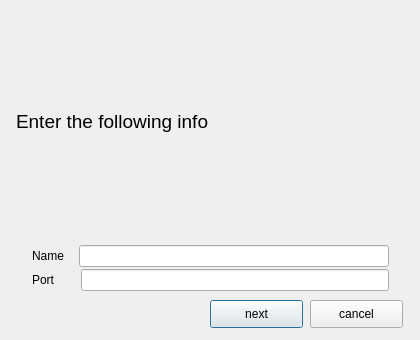
<?xml version="1.0" encoding="UTF-8"?>
<ui version="4.0">
 <class>Dialog</class>
 <widget class="QDialog" name="Dialog">
  <property name="enabled">
   <bool>true</bool>
  </property>
  <property name="geometry">
   <rect>
    <x>0</x>
    <y>0</y>
    <width>420</width>
    <height>340</height>
   </rect>
  </property>
  <property name="minimumSize">
   <size>
    <width>420</width>
    <height>340</height>
   </size>
  </property>
  <property name="maximumSize">
   <size>
    <width>420</width>
    <height>340</height>
   </size>
  </property>
  <property name="windowTitle">
   <string>Dialog</string>
  </property>
  <widget class="QPushButton" name="pushButton">
   <property name="geometry">
    <rect>
     <x>210</x>
     <y>300</y>
     <width>93</width>
     <height>28</height>
    </rect>
   </property>
   <property name="text">
    <string>next</string>
   </property>
  </widget>
  <widget class="QPushButton" name="pushButton_2">
   <property name="geometry">
    <rect>
     <x>310</x>
     <y>300</y>
     <width>93</width>
     <height>28</height>
    </rect>
   </property>
   <property name="text">
    <string>cancel</string>
   </property>
  </widget>
  <widget class="QWidget" name="verticalLayoutWidget">
   <property name="geometry">
    <rect>
     <x>0</x>
     <y>0</y>
     <width>421</width>
     <height>291</height>
    </rect>
   </property>
   <layout class="QVBoxLayout" name="verticalLayout">
    <property name="spacing">
     <number>2</number>
    </property>
    <property name="leftMargin">
     <number>16</number>
    </property>
    <property name="rightMargin">
     <number>16</number>
    </property>
    <item>
     <widget class="QLabel" name="InfoLabel">
      <property name="font">
       <font>
        <pointsize>14</pointsize>
       </font>
      </property>
      <property name="text">
       <string>Enter the following info</string>
      </property>
     </widget>
    </item>
    <item>
     <layout class="QHBoxLayout" name="horizontalLayout">
      <property name="spacing">
       <number>15</number>
      </property>
      <property name="leftMargin">
       <number>16</number>
      </property>
      <property name="rightMargin">
       <number>16</number>
      </property>
      <item>
       <widget class="QLabel" name="RoomNameLabel">
        <property name="text">
         <string>Name</string>
        </property>
       </widget>
      </item>
      <item>
       <widget class="QLineEdit" name="RoomNameLineEdit"/>
      </item>
     </layout>
    </item>
    <item>
     <layout class="QHBoxLayout" name="horizontalLayout_2">
      <property name="spacing">
       <number>26</number>
      </property>
      <property name="leftMargin">
       <number>16</number>
      </property>
      <property name="rightMargin">
       <number>16</number>
      </property>
      <item>
       <widget class="QLabel" name="label">
        <property name="text">
         <string>Port</string>
        </property>
       </widget>
      </item>
      <item>
       <widget class="QLineEdit" name="lineEdit"/>
      </item>
     </layout>
    </item>
   </layout>
  </widget>
 </widget>
 <resources/>
 <connections/>
</ui>
